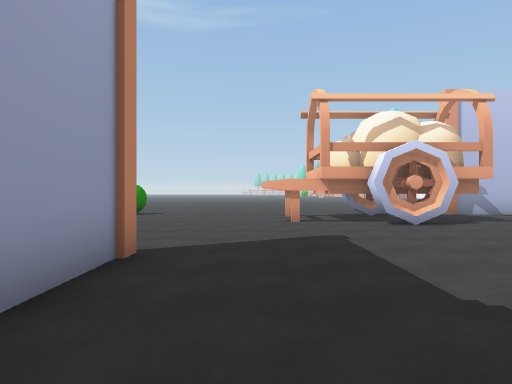
[1] (above)

24 first-person views from a walk through a 3-D level made in the Unity game engine. The camera is 1.3 m above the floor, looks level and sees 70° across. The floor is counted in squares, 1.8 m on a side. Each view is taken from the middle of a square. On the plan, view 1 faces up. The plan holds only what a view shows up to about 11 squares ahead; the rest is blank. The place goes on beyond the plan. The player is left out. Door leaves are left out, so doorways stand open. Some surface patterns are stand-ins.

[2]
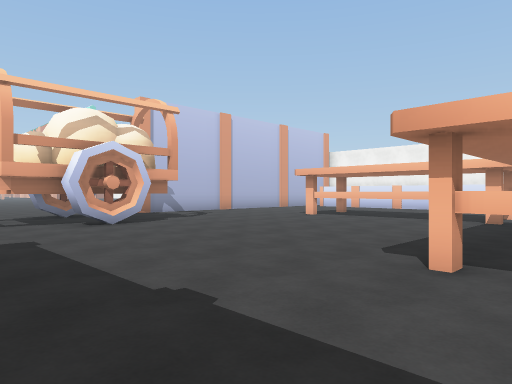

[3]
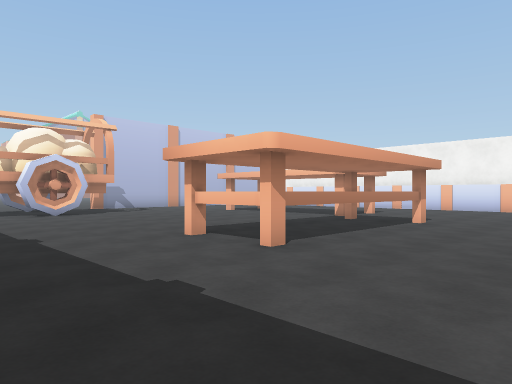

[4]
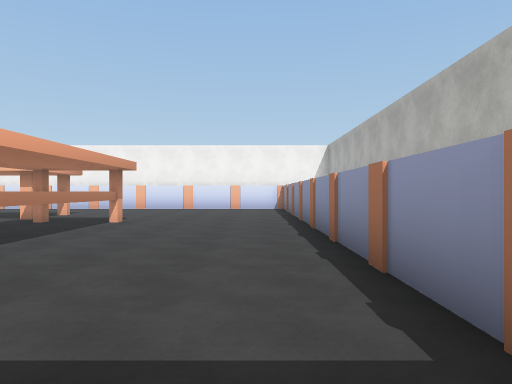

[5]
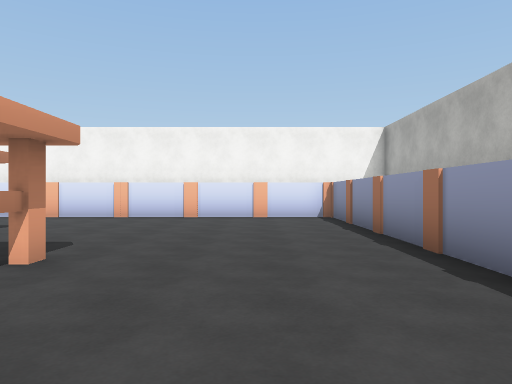

[6]
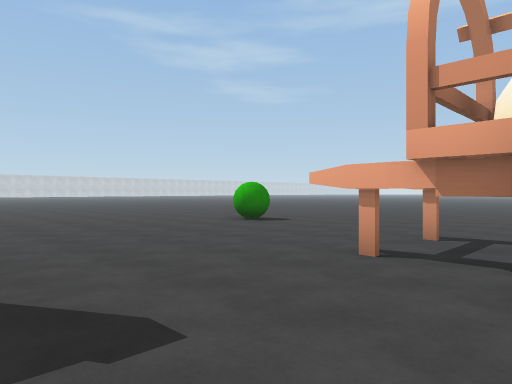

[7]
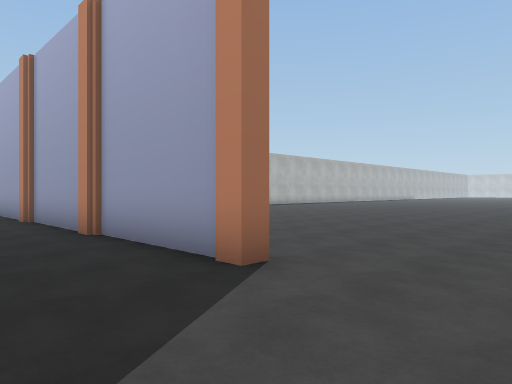

[8]
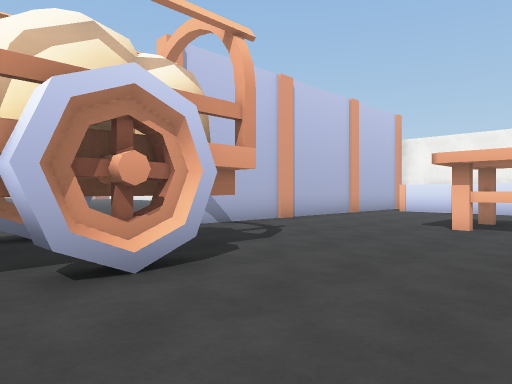

[9]
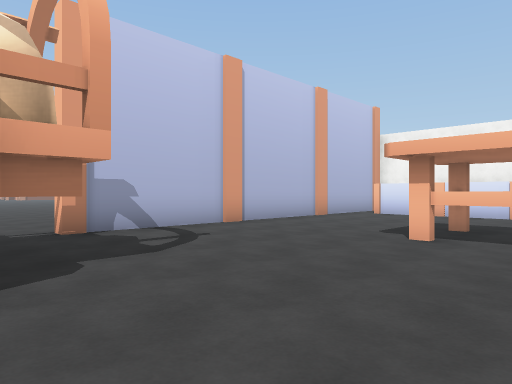

[10]
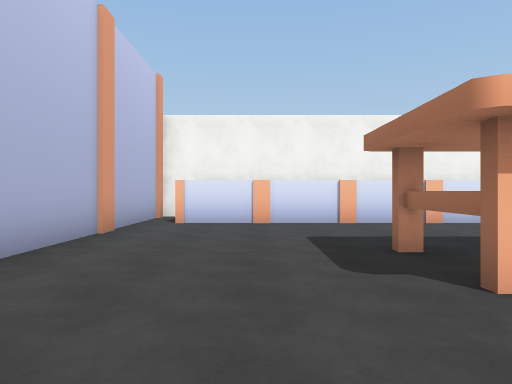

[11]
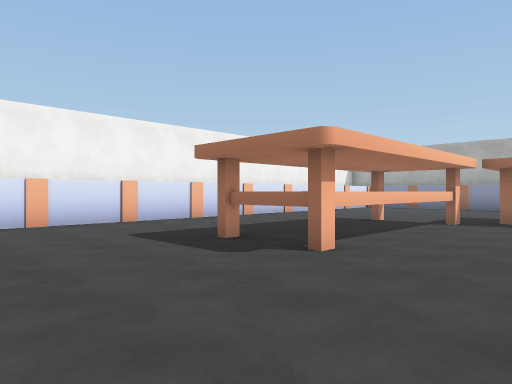

[12]
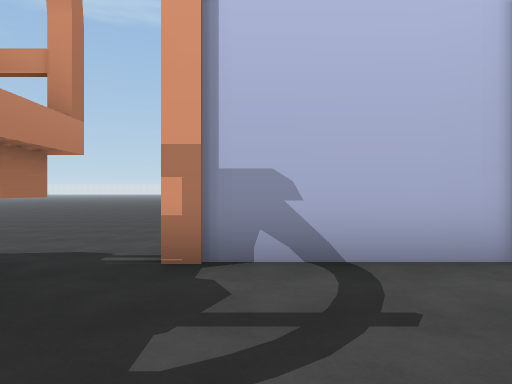

[13]
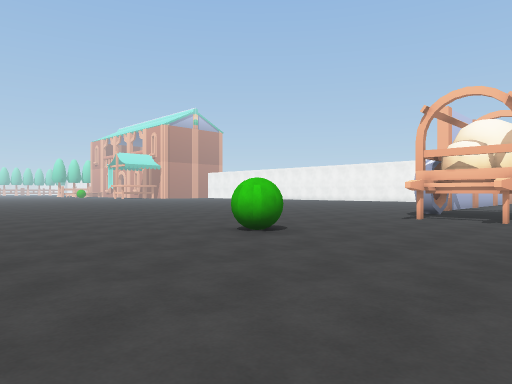

[14]
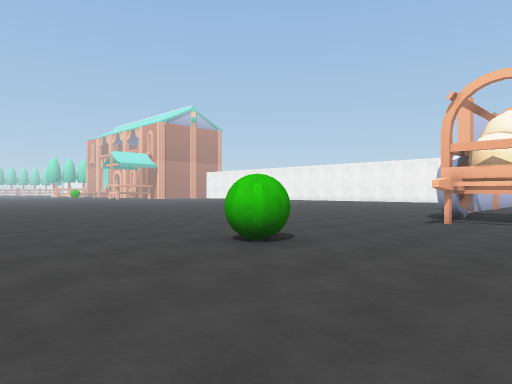

[15]
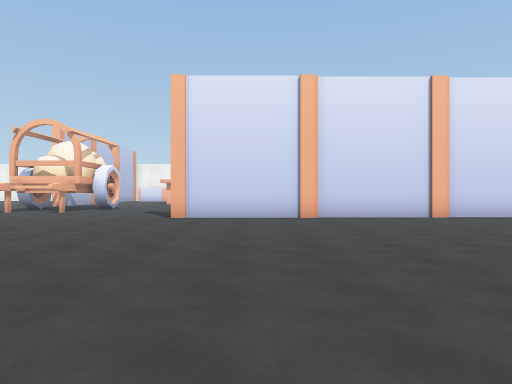

[16]
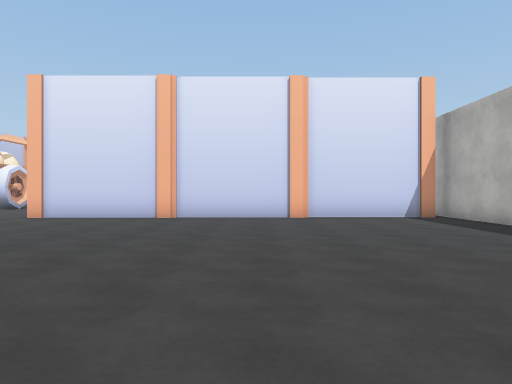

[17]
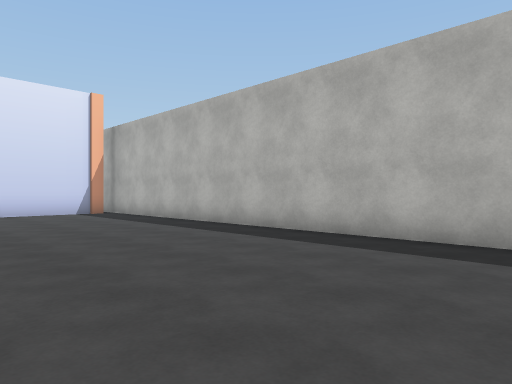

[18]
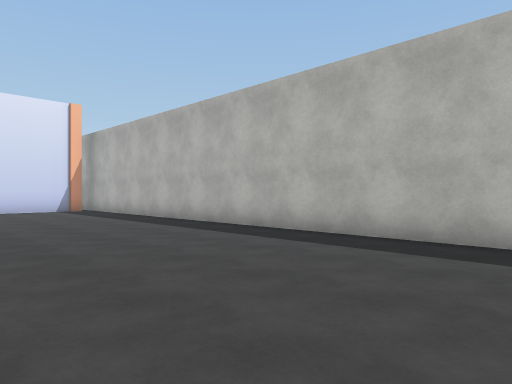

[19]
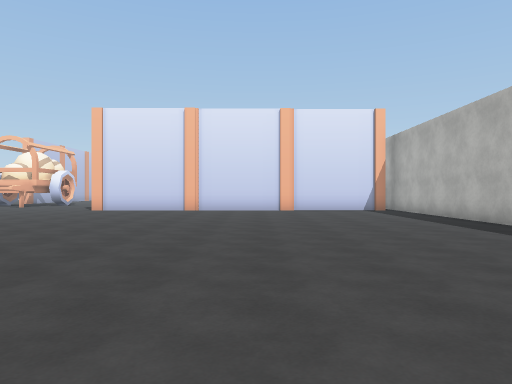

[20]
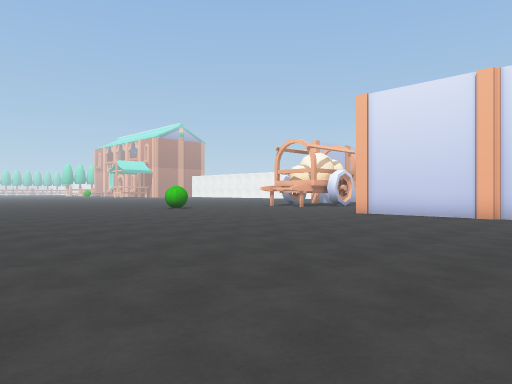

[21]
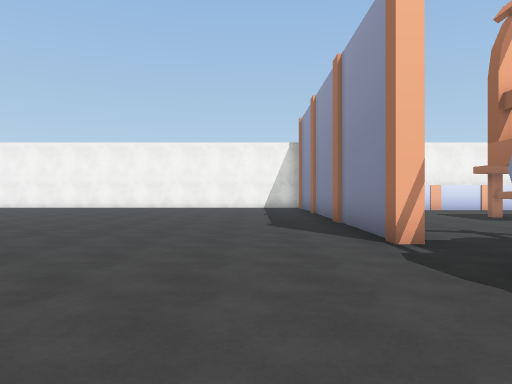

[22]
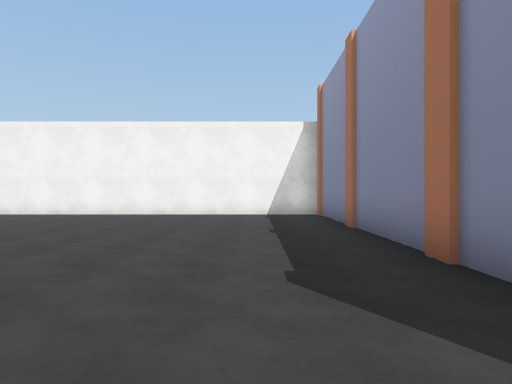

[23]
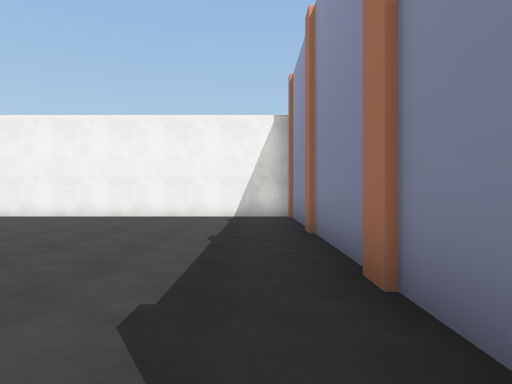

[24]
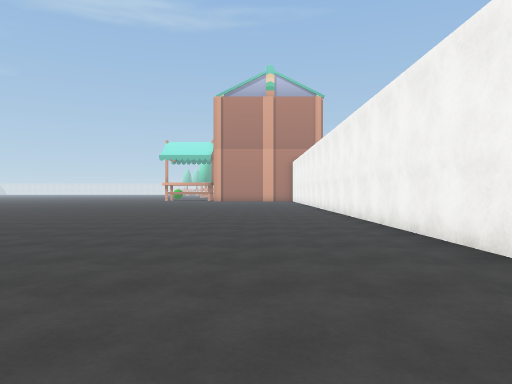

### Floor plan
Key: @ floor where view 1 was taken; # wall or solid block; . floor; T thing the floor can be seen under or through; O other object.
Columns run from 16 left of view 1 to 18 right of it. Each row starts with its distance up from view 1.
 25                         ..........#
 24                         ..........#
 23                          .........#
 22                          .........#
 21                           ........#
 20           ...            .........#
 19          .....  .....   ..........#
 18          ...... ..... ............#
 17          .........................#
 16          .........................#
 15         ..........................#
 14         ..........................#
 13         ..........................#
 12         ....O..........############
 11         .........#####..........###
 10      ............#####..........#
  9      ............#####..........#
  8      ..............##...........#
  7      .....................TT....#
  6     ......................T ....#
  5     ......................T ....#
  4     ..........#...........T ....#
  3     ..........#...........T ....#
  2     ..........#...........TT....#
  1    ...........##....T    T......#
  0   .............#@...TTTTTT......#
 -1  ..............#................#
 -2 ...............#................#
 -3 ...............#................#
 -4 ...............#................#
 -5 ...............#  ###############
 -6  ..............#
 -7  ..............#
 -8  ###############

Where each view was taken, in squares from view 1:
view 1: 0 up, 0 right, facing up
view 2: 0 up, 0 right, facing up-right
view 3: 4 down, 0 right, facing up-right
view 4: 4 down, 0 right, facing right
view 5: 3 down, 5 right, facing right
view 6: 5 up, 3 right, facing up-left
view 7: 7 up, 1 right, facing down-left
view 8: 5 up, 2 right, facing up-right
view 9: 5 up, 4 right, facing up-right
view 10: 9 up, 7 right, facing right
view 11: 11 up, 7 right, facing down-right
view 12: 8 up, 7 right, facing up
view 13: 7 up, 9 left, facing up-right
view 14: 8 up, 8 left, facing up-right
view 15: 2 up, 12 left, facing right
view 16: 2 down, 12 left, facing right
view 17: 2 down, 14 left, facing down-right
view 18: 2 down, 16 left, facing down-right
view 19: 2 down, 16 left, facing right
view 20: 2 down, 13 left, facing up-right
view 21: 14 up, 1 right, facing right
view 22: 14 up, 6 right, facing right
view 23: 13 up, 7 right, facing right
view 24: 14 up, 15 right, facing up
